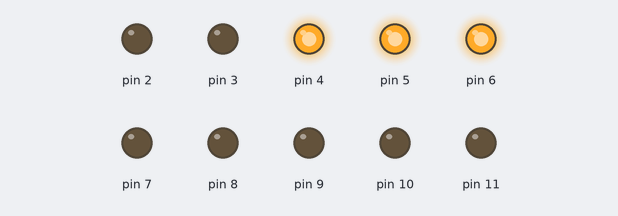
Recording of a sketch running on a simulated Arduino Uno, built with avr-gcc and run on an emulated ATmega328P. Shown: output pins drawn as LEDs (lit = HIGH).

Above: at 0.19 s.
At 0.66 s:
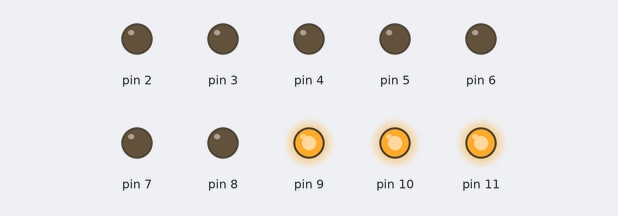
At 0.85 s:
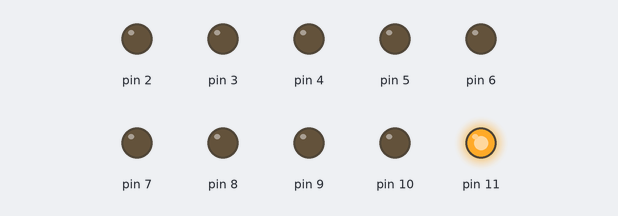
At 1.67 s:
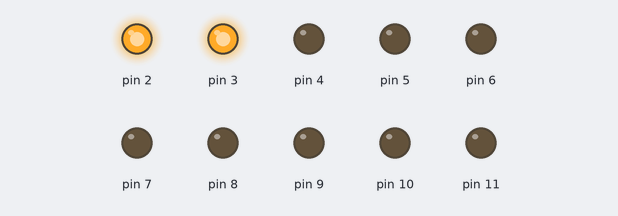
At 2.6 s:
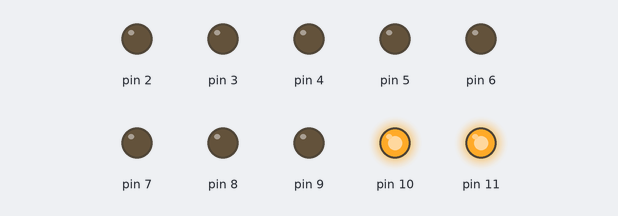
At 3.61 s:
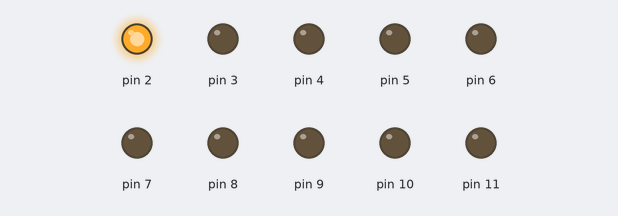
Timing chart, 0 to 4.2 s (numbered marks = the images above):
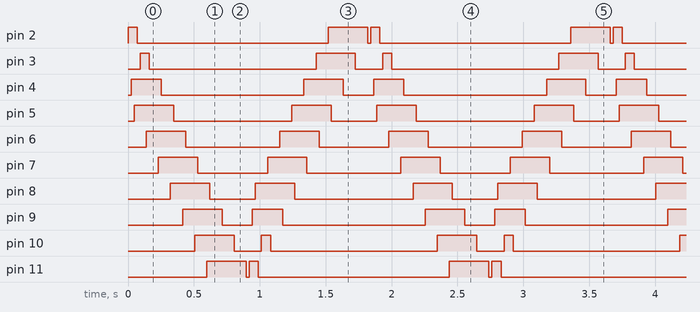

The sketch:

knight_rider_light.ino
```cpp
void setup() {
  // put your setup code here, to run once:
  for(int pin=2; pin<12; pin++){
    pinMode(pin, OUTPUT);
  }
}

void loop() {
  // put your main code here, to run repeatedly:

  int t = 23;

  for(int i=2; i<12; i++){
    digitalWrite(i, HIGH);
    delay(t);
    digitalWrite(i+2, HIGH);
    delay(t);
    digitalWrite(i+3, HIGH);
    delay(t);
    digitalWrite(i, LOW);
    delay(t);
    digitalWrite(i+1, LOW);
  }

  for(int i=11; i>1; i--){
    digitalWrite(i, HIGH);
    delay(t);
    digitalWrite(i-2, HIGH);
    delay(t);
    digitalWrite(i-3, HIGH);
    delay(t);
    digitalWrite(i, LOW);
    delay(t);
    digitalWrite(i-1, LOW);
  }
}
```

Measured:
- by itself, pin 2: repeats every 1.8 s: LOW 1.4 s, HIGH 0.30 s, LOW 0.02 s, HIGH 0.07 s
- by itself, pin 3: repeats every 1.8 s: LOW 1.3 s, HIGH 0.30 s, LOW 0.21 s, HIGH 0.07 s
- by itself, pin 4: repeats every 1.8 s: LOW 1.1 s, HIGH 0.30 s, LOW 0.23 s, HIGH 0.23 s
- by itself, pin 5: repeats every 1.8 s: LOW 0.90 s, HIGH 0.30 s, LOW 0.35 s, HIGH 0.30 s
- by itself, pin 6: repeats every 1.8 s: LOW 0.71 s, HIGH 0.30 s, LOW 0.53 s, HIGH 0.30 s
- by itself, pin 7: repeats every 1.8 s: LOW 0.53 s, HIGH 0.30 s, LOW 0.71 s, HIGH 0.30 s
- by itself, pin 8: repeats every 1.8 s: LOW 0.35 s, HIGH 0.30 s, LOW 0.90 s, HIGH 0.30 s
- by itself, pin 9: repeats every 1.8 s: LOW 0.23 s, HIGH 0.23 s, LOW 1.1 s, HIGH 0.30 s
